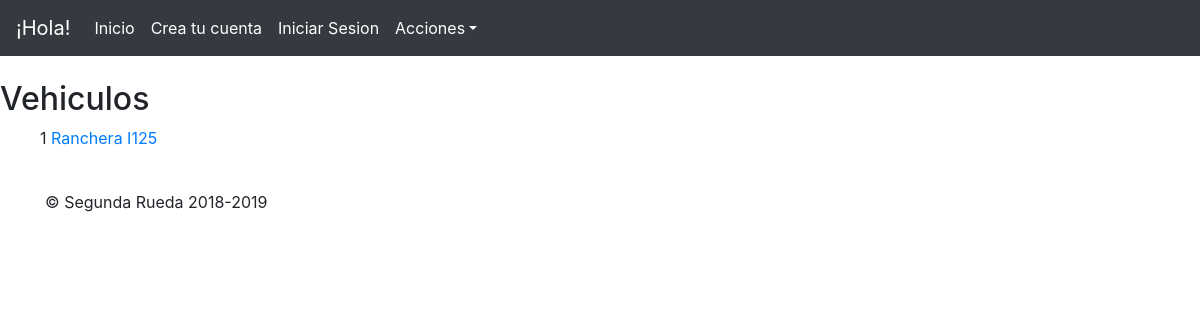
/vehiculos/, run on an earlier commit of the app's database.
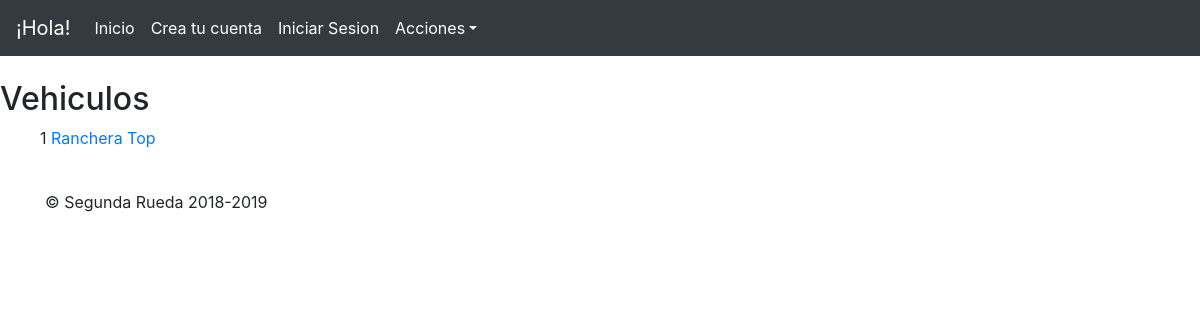
And on a later commit of the database.
### SeRu/models.py (models this page shows, shortened)
class Vehiculo(models.Model):
	clase_vehiculo = models.CharField(null=False,max_length=100)
	marca = models.CharField(null=False,max_length=100)
	modelo = models.TextField(null=False)
	tipo = models.TextField(null=False)

### SeRu/views.py (the view)
# urls.py: url(r'^vehiculos/$', ListaVehiculos.as_view(), name='vehiculos'),
class ListaVehiculos(ListView):
	model = Vehiculo
	template_name='SeRu/vehiculos.html'

### SeRu/templates/SeRu/vehiculos.html
{% extends "base.html" %}
{% block content %}
    <h2>Vehiculos</h2>
    <ul>
        {% for vehiculo in object_list %}
            {{ vehiculo.pk }}
            <a href="http://127.0.0.1:8000/vehiculos/mostrar/{{ vehiculo.id }}">{{ vehiculo.clase_vehiculo }} {{ vehiculo.modelo }}</a><br>
        {% endfor %}
    </ul>
{% endblock %}

What changed in the data, as far as the page shows it:
changed Vehiculo "Ranchera": modelo "I125" → "Top"
